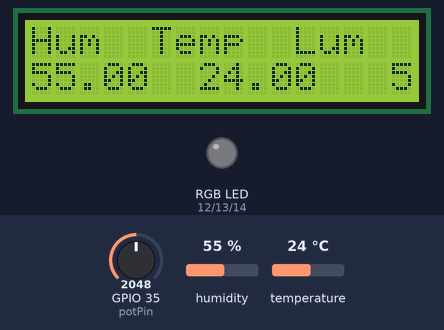
Simulated run of this sketch. Board: ESP32. Shown: 16×2 character LCD, an RGB LED mixed from three pins (HIGH = lit). Inputs (shaded band) come from the test bench; at power-on: humidity 55 %, GPIO 35 (potPin) = 2048, temperature 24 °C. WiFi joins after 1.5 s; servers stay silent unless stated; no MQTT or app messages arrive unless stated; what the sketch prints to the serial monitor is not drawn.

Above: at 7.7 s.
7.8 s: humidity set to 22 %
At 12.9 s:
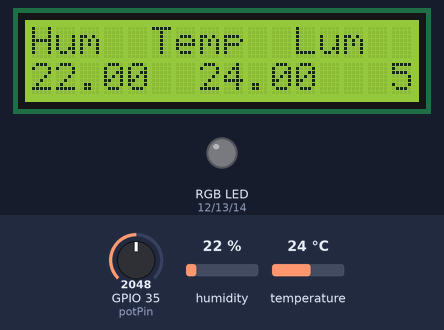
13.2 s: GPIO 35 (potPin) set to 2866
At 17.9 s:
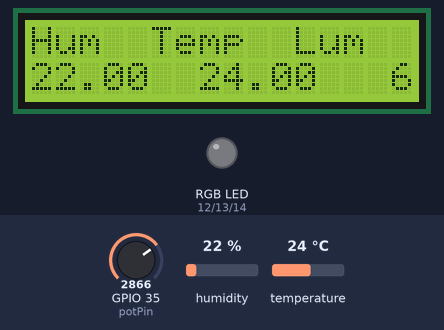
18.3 s: temperature set to 12 °C
At 22.7 s:
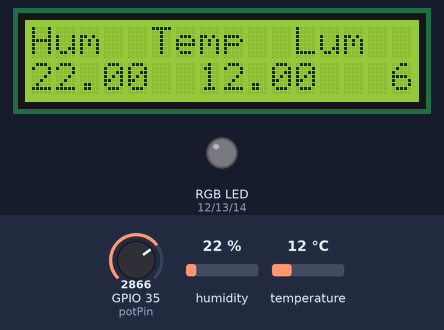
23.3 s: GPIO 35 (potPin) set to 3603
33.5 s: humidity set to 40 %
At 38.2 s:
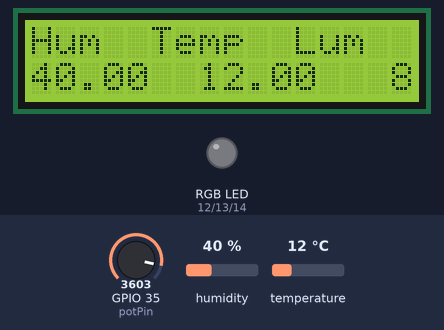
Timing chart, 0 to 39.5 s (numbered marks = the images above; inputs shaded):
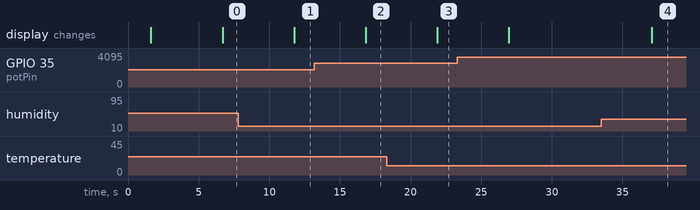

The sketch:

DataLogger.ino
```cpp
//Autor: Macaco Engenheiro
//Resumo: Esse programa faz a funcao de um dataLogger de ambiente enviando informacoes de status de temp, hum, e luminosidade para o Broker MQTT
//possibilitando controle via sistemas externos
#include <DHT.h>
#include <WiFi.h>
#include <PubSubClient.h>
#include <LiquidCrystal_I2C.h>
#define DHT11_PIN 25

DHT dht11 (DHT11_PIN, DHT11);

// Configurações - variáveis editáveis
const char* default_SSID = "Diogo";                       // Nome da rede Wi-Fi
const char* default_PASSWORD = "12345678";                // Senha da rede Wi-Fi
const char* default_BROKER_MQTT = "52.91.92.109";       // IP do Broker MQTT
const int default_BROKER_PORT = 1883;                           // Porta do Broker MQTT
const char* default_TOPICO_SUBSCRIBE = "/TEF/logger010/cmd";      // Tópico MQTT de escuta
const char* default_TOPICO_PUBLISH_1 = "/TEF/logger010/attrs";    // Tópico MQTT de envio de informações para Broker
const char* default_TOPICO_PUBLISH_2 = "/TEF/logger010/attrs/l";  // Tópico MQTT de envio de informações para Broker de luminosidade
const char* default_TOPICO_PUBLISH_3 = "/TEF/logger010/attrs/t";  // Tópico MQTT de envio de informações para Broker de humidade
const char* default_TOPICO_PUBLISH_4 = "/TEF/logger010/attrs/h";  // Tópico MQTT de envio de informações para Broker de temperatura

const char* default_ID_MQTT = "fiware_001";                     // ID MQTT

// Definição dos pinos do LED RGB
const int PIN_LED_RED = 12;
const int PIN_LED_GREEN = 13;
const int PIN_LED_BLUE = 14;

//Definindo pino do buzzer
const int PIN_BUZZER = 4;

//Definindo pinos da tela
LiquidCrystal_I2C lcd(0x27, 16, 2);
//Ligar SCL no pino 22
//Ligar SDA no pino 21

// Declaração da variável para o prefixo do tópico
const char* topicPrefix = "logger010";

// Variáveis para configurações editáveis
char* SSID = const_cast<char*>(default_SSID);
char* PASSWORD = const_cast<char*>(default_PASSWORD);
char* BROKER_MQTT = const_cast<char*>(default_BROKER_MQTT);
int BROKER_PORT = default_BROKER_PORT;
char* TOPICO_SUBSCRIBE = const_cast<char*>(default_TOPICO_SUBSCRIBE);
char* TOPICO_PUBLISH_1 = const_cast<char*>(default_TOPICO_PUBLISH_1);
char* TOPICO_PUBLISH_2 = const_cast<char*>(default_TOPICO_PUBLISH_2);
char* TOPICO_PUBLISH_3 = const_cast<char*>(default_TOPICO_PUBLISH_3);
char* TOPICO_PUBLISH_4 = const_cast<char*>(default_TOPICO_PUBLISH_4);
char* ID_MQTT = const_cast<char*>(default_ID_MQTT);

WiFiClient espClient;
PubSubClient MQTT(espClient);
char EstadoSaida = '0';

void setRGB(int red, int green, int blue) {
  digitalWrite(PIN_LED_RED, red);
  digitalWrite(PIN_LED_GREEN, green);
  digitalWrite(PIN_LED_BLUE, blue);
}


void initSerial() {
  Serial.begin(115200);
}

void initWiFi() {
  delay(10);
  Serial.println("------Conexao WI-FI------");
  Serial.print("Conectando-se na rede: ");
  Serial.println(SSID);
  Serial.println("Aguarde");
  reconectWiFi();
}

void initMQTT() {
  MQTT.setServer(BROKER_MQTT, BROKER_PORT);
  MQTT.setCallback(mqtt_callback);
}

void setup() {
  dht11.begin();//inicializar o sensor dht
  initRGB();
  initSerial();
  initWiFi();
  initMQTT();
  lcd.init();
  lcd.backlight();
  lcd.setCursor(0, 0);
  lcd.print("Inicializando...");
  delay(5000);
}

void loop() {
  VerificaConexoesWiFIEMQTT();
  writeSensorValues();
  handleLuminosity();
  handleTempAndHum();
  MQTT.loop();
  delay(5000);
}

void reconectWiFi() {
  if (WiFi.status() == WL_CONNECTED)
    return;
  WiFi.begin(SSID, PASSWORD);
  while (WiFi.status() != WL_CONNECTED) {
    delay(100);
    Serial.print(".");
  }
  Serial.println();
  Serial.println("Conectado com sucesso na rede ");
  Serial.print(SSID);
  Serial.println("IP obtido: ");
  Serial.println(WiFi.localIP());

  // Garantir que o LED inicie desligado
  setRGB(LOW, LOW, LOW);
}

void mqtt_callback(char* topic, byte* payload, unsigned int length) {

  String msg;
  for (int i = 0; i < length; i++) {
    char c = (char)payload[i];
    msg += c;
  }

  Serial.print("- Mensagem recebida: ");
  Serial.println(msg);

  int startIndex = msg.indexOf('@');
  int endIndex = msg.indexOf('|');

  String message;

  if (startIndex != -1 && endIndex != -1 && endIndex > startIndex) {
    message = msg.substring(startIndex + 1, endIndex);
  } else {
    Serial.println("- Formato de mensagem inválido.");
    message = "";
  }

  if (message.equals("TEMP_ALARM")) {
    // Estado 1: Temperatura fora dos limites - VERMELHO
    Serial.println(">>> ALARME: Temperatura. Ligando LED Vermelho.");
    setRGB(HIGH, LOW, LOW); // Vermelho
    tone(PIN_BUZZER, 2000); //liga o buzzer com 2000 de frequencia

  } else if (message.equals("HUM_ALARM")) {
    // Estado 2: Umidade fora dos limites - AZUL
    Serial.println(">>> ALARME: Umidade. Ligando LED Azul.");
    setRGB(LOW, LOW, HIGH); // Azul
    tone(PIN_BUZZER, 3000); //liga o buzzer com 3000 de frequencia


  } else if (message.equals("LUM_ALARM")) {
    // Estado 3: Luminosidade fora dos limites - AMARELO
    Serial.println(">>> ALARME: Luminosidade. Ligando LED Amarelo.");
    setRGB(HIGH, HIGH, LOW); // Amarelo (Vermelho + Verde)
    tone(PIN_BUZZER, 4000); //liga o buzzer com 4000 de frequencia

  } else if (message.equals("OFF") || message.equals("NORMAL")) {
    // Estado 4: LED Desligado (Tudo normal)
    Serial.println(">>> ESTADO: Normal. Desligando LED.");
    setRGB(LOW, LOW, LOW); // Desligado
    noTone(PIN_BUZZER);

  } else {
    // Mensagem não reconhecida (pode ser as antigas 'lamp001@on|')
    Serial.println("Mensagem MQTT não reconhecida para controle do LED.");
  }
}

void VerificaConexoesWiFIEMQTT() {
  if (!MQTT.connected())
    reconnectMQTT();
  reconectWiFi();
}

void initRGB() {
  pinMode(PIN_LED_RED, OUTPUT);
  pinMode(PIN_LED_GREEN, OUTPUT);
  pinMode(PIN_LED_BLUE, OUTPUT);

  // Garante que o LED comece desligado
  setRGB(LOW, LOW, LOW);
  Serial.println("LED RGB inicializado como DESLIGADO.");
}

void reconnectMQTT() {
  while (!MQTT.connected()) {
    Serial.print("* Tentando se conectar ao Broker MQTT: ");
    Serial.println(BROKER_MQTT);
    if (MQTT.connect(ID_MQTT)) {
      Serial.println("Conectado com sucesso ao broker MQTT!");
      MQTT.subscribe(TOPICO_SUBSCRIBE);
      Serial.println("Enviando pacote de inicialização para criar entidade...");
      MQTT.publish(default_TOPICO_PUBLISH_1, "s|boot|t|0|h|0|l|0");
    } else {
      Serial.println("Falha ao reconectar no broker.");
      Serial.println("Haverá nova tentativa de conexão em 2s");
      delay(2000);
    }
  }
}

void handleTempAndHum() {
  float hum = dht11.readHumidity();
  float temp = dht11.readTemperature();

  Serial.print("Valor de temperatura: ");
  String mensagemTemp = String(temp);
  Serial.println(mensagemTemp);
  Serial.print("Valor de humidade: ");
  String mensagemHum = String(hum);
  Serial.println(mensagemHum);
  MQTT.publish(TOPICO_PUBLISH_3, mensagemTemp.c_str());
  MQTT.publish(TOPICO_PUBLISH_4, mensagemHum.c_str());
}

void handleLuminosity() {
  const int potPin = 35;
  int sensorValue = analogRead(potPin);
  int luminosity = map(sensorValue, 0, 4095, 0, 100);
  String mensagem = String(luminosity);
  Serial.print("Valor da luminosidade: ");
  Serial.println(mensagem.c_str());
  MQTT.publish(TOPICO_PUBLISH_2, mensagem.c_str());
}

void writeStartMessage(){
  lcd.setCursor(0, 0);
  lcd.print("Inicializando...");
}

void writeSensorValues(){
  String lumValue = String(map(analogRead(35), 0, 4095, 0, 100));
  String humValue = String(dht11.readHumidity());
  String tempValue = String(dht11.readTemperature());

  lcd.clear();
  lcd.setCursor(0, 0);
  lcd.print("Hum  Temp  Lum");
  lcd.setCursor(0, 1);
  lcd.print(humValue + "  " + tempValue + "   " + lumValue);
}
```

Measured:
- after the input at 7.8 s, the display: changes after 4.0 s (image 1)
- after the input at 13.2 s, the display: changes after 3.6 s (image 2)
- after the input at 18.3 s, the display: changes after 3.6 s (image 3)
- after the input at 33.5 s, the display: changes after 3.6 s (image 4)
